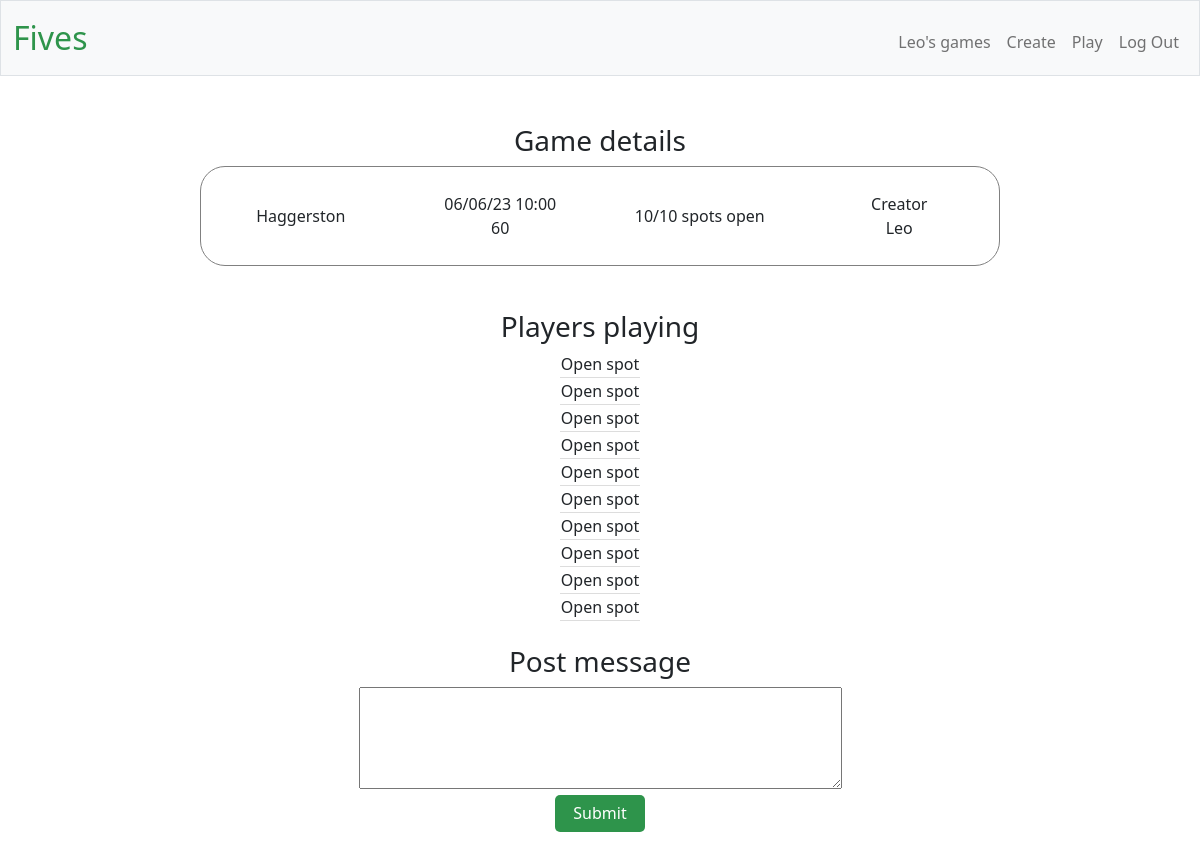
Screenshot of /view_game/29 (signed in) with the database file from the repository.
### tables this page shows
CREATE TABLE games (id INTEGER PRIMARY KEY AUTOINCREMENT, location TEXT, 
datetime TEXT, length_in_mins INTEGER, number_of_players INTEGER, creator TEXT NOT NULL, open_spots INTEGER);

### main.py (the view, shortened to what this page needs)
@app.route("/view_game/<int:game_id>", methods=["GET", "POST"])
def view_game(game_id:int):
    if request.method=="GET":
        conn = sqlite3.connect('players.db')
        cursor = conn.cursor()
        game = cursor.execute("SELECT location, datetime, length_in_mins, number_of_players, creator, open_spots, id FROM games WHERE id = ? ORDER BY games.datetime", (game_id, ))
        game_info = []
        for g in game:
            for x in g:
                game_info.append(x)
        line_up_list = []
        line_up_iterator = cursor.execute("SELECT playing_in.*, users.username FROM playing_in JOIN users ON users.id=playing_in.player_id WHERE game_id = ?", (game_id, ));
        for l in line_up_iterator:
            line_up_list.append(l[2])
        message_iterator = cursor.execute("SELECT date, author, content FROM messages WHERE game_id = ? ORDER BY date", (game_id, ))
        message_list = []
        for m in message_iterator:
            message_list.append(m)
        conn.close()
        return render_template("/view_game.html", game_info=game_info,line_up_list=line_up_list, message_list=message_list)

### main.py (called while the page is built)
@app.after_request
def after_request(response):
    response.headers["Cache-Control"] = "no-cache, no-store, must-revalidate"
    response.headers["Expires"] = 0
    response.headers["Pragma"] = "no-cache"
    return response

### templates/view_game.html (shortened to what this page needs)
{% extends "layout.html" %}
{% block main %}
<h3>Game details</h3>
<div class="row align-items-center" style="margin: 0 auto; max-width:800px;height:100px;border-radius:25px;border:1px solid grey; margin-bottom:20px;">
    <div class="col">{{game_info[0]}}</div>
    <div class="col">{{game_info[1][8:10]}}/{{game_info[1][5:7]}}/{{game_info[1][2:4]}} {{game_info[1][11:16]}}<br>{{game_info[2]}}</div>
    <div class="col">{{game_info[5]}}/{{game_info[3]}} spots open</div>
    <div class="col">Creator<br>{{game_info[4]}}</div>
</div>
<br>
<h3>Players playing</h3>
<table class="tabs">
    <tbody>
        {% for x in range(game_info[5]) %}
        <tr class="tabsrow">
            <td>Open spot</td>
        </tr class="tabsrow">
        {% endfor %}
    </tbody>
</table>
<br>
<h3>Post message</h3>
<form action="/view_game/{{game_info[6]}}" method="post">
    <textarea id="message" name="message" rows="4" cols="50"></textarea>
    <br>
    <button  type="submit">Submit</button>
</form>
{% endblock %}

### templates/layout.html (shortened to what this page needs)
<!DOCTYPE html>
<html lang="en">
    <head>
        <link href="https://cdn.jsdelivr.net/npm/bootstrap@5.1.3/dist/css/bootstrap.min.css" rel="stylesheet">
        <link href="/static/styles.css" rel="stylesheet">
    </head>
  <body>
    <nav class="bg-light border navbar navbar-expand-md navbar-light">
        <div class="container-fluid">
            <a class="navbar-brand" href="/"><span class="green">Fives</span></a>
            <div class="collapse navbar-collapse" id="navbar">
                {% if session["user_id"] %}
                    <ul class="navbar-nav ms-auto mt-2">
                        <li class="nav-item"><a class="nav-link" href="/games"> {{  session["username"].capitalize()  }}'s games</a></li>
                        <li class="nav-item"><a class="nav-link" href="/create">Create</a></li>
                        <li class="nav-item"><a class="nav-link" href="/play">Play</a></li>
                        <li class="nav-item"><a class="nav-link" href="/logout">Log Out</a></li>
                    </ul>
                {% else %}
                    <ul class="navbar-nav ms-auto mt-2">
                        <li class="nav-item"><a class="nav-link" href="/register">Register</a></li>
                        <li class="nav-item"><a class="nav-link" href="/login">Log In</a></li>
                    </ul>
                {% endif %}
            </div>
        </div>
    </nav>
    <main class="container-fluid py-5 text-center">
        {% block main %}{% endblock %}
    </main>
  </body>
</html>

### static/styles.css (style rules this page uses)
nav .navbar-brand { font-size: xx-large; }
nav .navbar-brand .green { color: #2e944b; }
.tabs { border-bottom: 1px solid #ddd; margin: 0 auto; }
.tabsrow { border-bottom: 1px solid #ddd; }
body { text-align: center; }
button { background-color :#2e944b; border-color: #2e944b; color:white; border:none; border-radius:5px; height:37px; width: 90px; }

### rows the page displays
games: username "Leo", location "Haggerston", datetime "06", datetime "23", datetime "10:00", length_in_mins "60", open_spots "10", number_of_players "10", creator "Leo"
